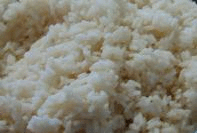
%> input picture rice.gif, 197 x 133 px
$ octave synthesis.m   (GNU Octave 9; MATLAB toolbox functions it lacks are replaced by stand-ins)
%> lines starting %> are read from the running program, lines starting %| are printed output that depends on the picture; in (x1, y1, x2, y2) boxes, pixels count from 0 and x2, y2 are one past the last pixel; in counts of white or black regions, pixels touching at a corner belong together; the program's own positions count from 1
clc; close all; clear all;
[i,m]=imread("rice.gif");
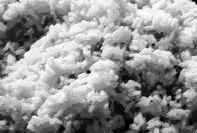
%> i: size 133x197 uint8; min 0, max 255, mean 148.4
%> m = 256 rows, first 12: [0.118 0.0706 0.0235; 0.11 0.145 0.153; 0.153 0.098 0.0471; 0.22 0.161 0.0941; 0.216 0.149 0.0627; 0.231 0.176 0.129; 0.235 0.204 0.141; 0.129 0.169 0.176; 0.235 0.271 0.282; 0.259 0.176 0.0902; 0.282 0.208 0.102; 0.322 0.231 0.11]
tex=double(ind2rgb(i,m));
[th,tw,~] = size(tex);
%> th = 133; tw = 197
p=60 ;%patch size
o=p/6 ;%overlap
 h=7*(p-o)+o; w=12*(p-o)+o;% hieght and width of output image
%   h=720; w=1020;% hieght and width of output image
out= zeros(h,w,3);%output image
n=(h-o)/(p-o);%no. of horizontal patches
m=(w-o)/(p-o);%no. of vertical patches
f = waitbar(0,"Quilting");stepnum = 0;
for i = 1:n
	for j = 1:m

        if i==1 && j==1
            rh=randi(th-p);rw=randi(tw-p);
			out(1:p,1:p,:) =tex(rh:rh+p-1,rw:rw+p-1,:);

        elseif i==1
            s=((j-1)*(p-o));
            mask=zeros(p);mask(:,1:o)=1;
            cur=out(1:p,s:s+p-1,:);
            next=nextPatch(tex,mask,cur,p,9);
            fp = minErrorBoundaryCut(cur,next,o,'vertical',p);
            out(1:p,s:s+p-1,:) =fp;

        elseif j==1
            s=((i-1)*(p-o));
            mask=zeros(p);mask(1:o,:)=1;
            cur=out(s:s+p-1,1:p,:);
            next=nextPatch1(tex,mask,cur,p);
             fp = minErrorBoundaryCut(cur,next,o,'horizontal',p);
            out(s:s+p-1,1:p,:)=fp;

        else
            s1=((i-1)*(p-o));s2=((j-1)*(p-o));
            mask=zeros(p);mask(:,1:o)=1;mask(1:o,:)=1;
            cur=out(s1:s1+p-1,s2:s2+p-1,:);
            next=nextPatch1(tex,mask,cur,p);
             fp = minErrorBoundaryCut(cur,next,o,'both',p);
            out(s1:s1+p-1,s2:s2+p-1,:)=fp;
        end
        stepnum = stepnum + 1;
		waitbar(stepnum/((n)*(m)),f,"Quilting");
	end
end
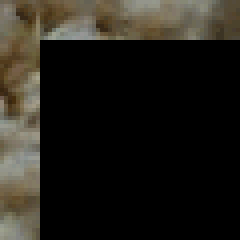
%> cur: size 60x60x3 double (shown 4 times larger); mean R, G, B 0.134, 0.123, 0.0986
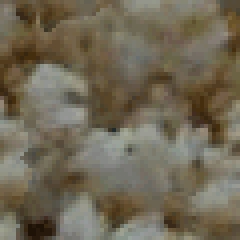
%> fp: size 60x60x3 double (shown 4 times larger); mean R, G, B 0.44, 0.408, 0.334
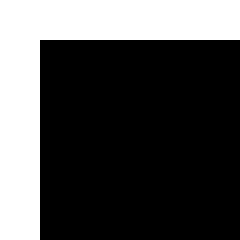
%> mask: size 60x60 double (shown 4 times larger); values 0 (black) and 1 (white), 30.6% white; 1 white region, box (x1, y1, x2, y2) and area: (0, 0, 60, 60) 1100
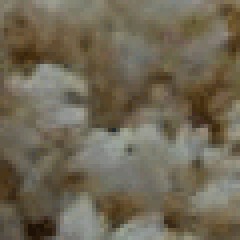
%> next: size 60x60x3 double (shown 4 times larger); mean R, G, B 0.438, 0.407, 0.334
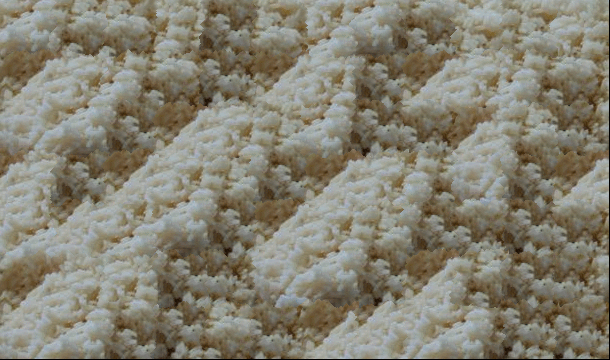
%> out: size 360x610x3 double; mean R, G, B 0.521, 0.505, 0.447
%> after the loop, rh = 62; rw = 58; s = 300; s1 = 300; s2 = 550; stepnum = 84
